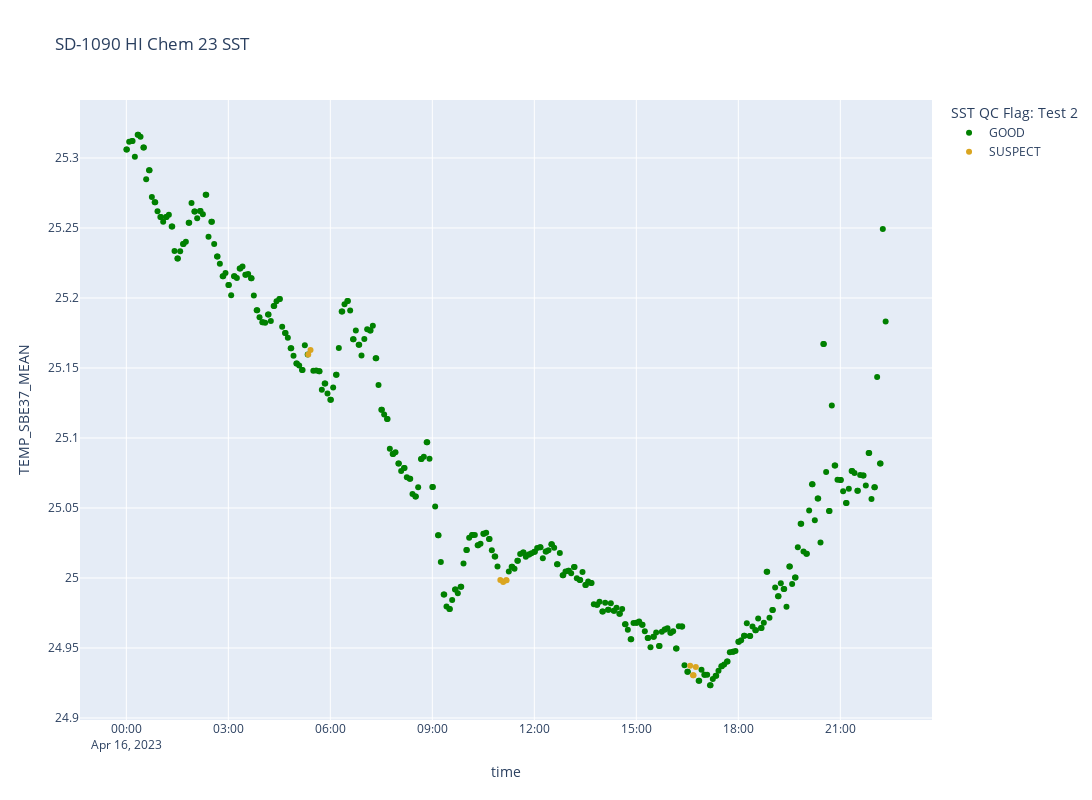

Here is the notebook cell this chart was saved with:
### Markdown cell above
#### Test 2 - Temperature

### Code cell
px.scatter(
    hi1090qc, 
    x="time", y="TEMP_SBE37_MEAN", 
    color='SST QC Flag: Test 2', 
    width = 1400, height = 800, 
    color_discrete_sequence=["green", "gray", "goldenrod", "red", "black"], 
    category_orders={"SST QC Flag: Test 2": ["GOOD", "UNKNKOWN", "SUSPECT", "FAIL", "MISSING"]},
    title='SD-1090 HI Chem 23 SST'
    )

### Figure 1 — Plotly figure (JSON) as saved in the notebook; plotly's stock layout.template omitted (floating-point values rounded to 4 significant figures; data arrays with more than 128 entries replaced by an {"elided": "..."} marker saying what was removed)
{"data": [{"hovertemplate": "SST QC Flag: Test 2=GOOD<br>time=%{x}<br>TEMP_SBE37_MEAN=%{y}<extra></extra>", "legendgroup": "GOOD", "marker": {"color": "green", "symbol": "circle"}, "mode": "markers", "name": "GOOD", "orientation": "v", "showlegend": true, "type": "scatter", "x": {"elided": "390 str values"}, "xaxis": "x", "y": {"elided": "390 float values"}, "yaxis": "y"}, {"hovertemplate": "SST QC Flag: Test 2=SUSPECT<br>time=%{x}<br>TEMP_SBE37_MEAN=%{y}<extra></extra>", "legendgroup": "SUSPECT", "marker": {"color": "goldenrod", "symbol": "circle"}, "mode": "markers", "name": "SUSPECT", "orientation": "v", "showlegend": true, "type": "scatter", "x": ["2023-04-16 05:21:00", "2023-04-16 05:25:00", "2023-04-16 11:00:00", "2023-04-16 11:05:00", "2023-04-16 11:10:00", "2023-04-16 11:11:00", "2023-04-16 16:35:00", "2023-04-16 16:40:00", "2023-04-16 16:41:00", "2023-04-16 16:45:00"], "xaxis": "x", "y": [25.16, 25.16, 25.0, 25.0, 25.0, 25.0, 24.94, 24.93, 24.93, 24.94], "yaxis": "y"}], "layout": {"height": 800, "legend": {"title": {"text": "SST QC Flag: Test 2"}, "tracegroupgap": 0}, "title": {"text": "SD-1090 HI Chem 23 SST"}, "width": 1400, "xaxis": {"anchor": "y", "domain": [0, 1], "title": {"text": "time"}}, "yaxis": {"anchor": "x", "domain": [0, 1], "title": {"text": "TEMP_SBE37_MEAN"}}}}
